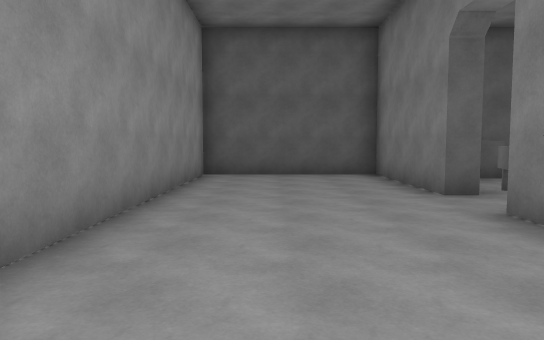
[1] (above)

12 first-person views from a walk through a 3-D level made in the Unity game engine. The camera is 1.5 m above the floor, tilts 4° down and sees 70° across. The floor is counted in squares, 2 m on a side. Each view is taken from the middle of a square. On the plan, view 1 faces up. The plan holds only what a view shows up to about 12 squares ahead; the rest is blank. The place goes on beyond the plan. The player character is not drawn.

[2]
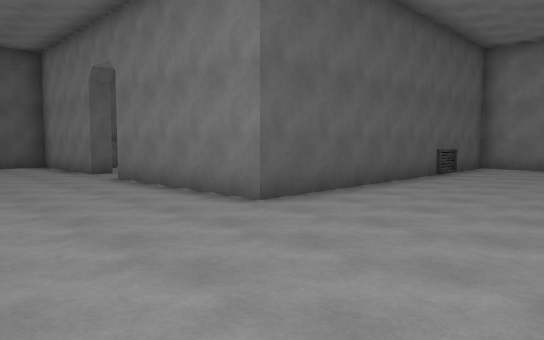

[3]
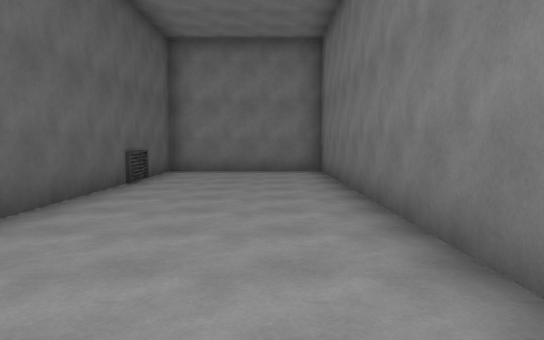

[4]
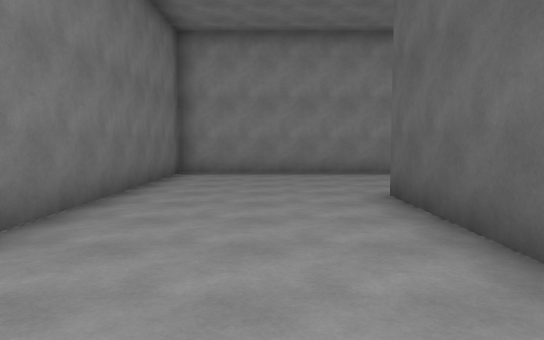

[5]
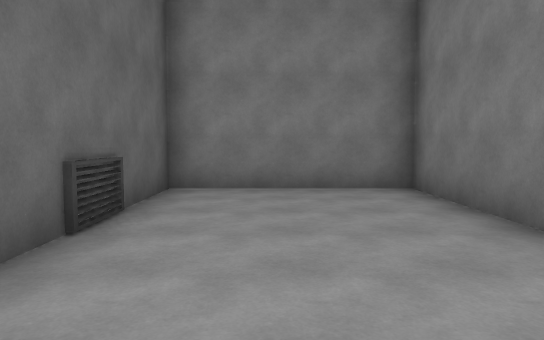

[6]
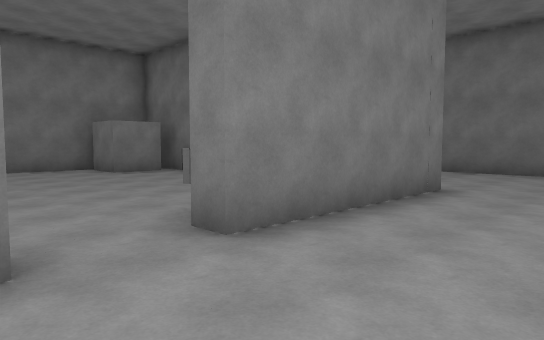

[7]
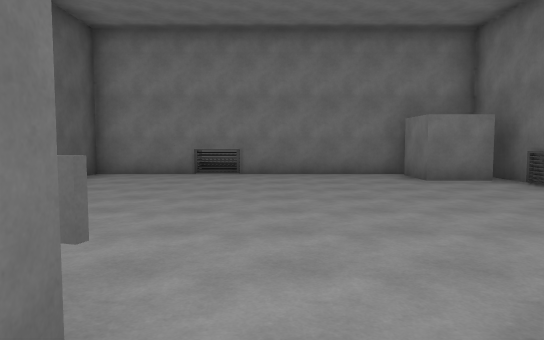

[8]
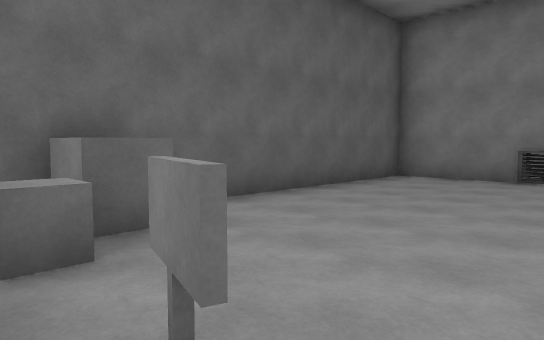

[9]
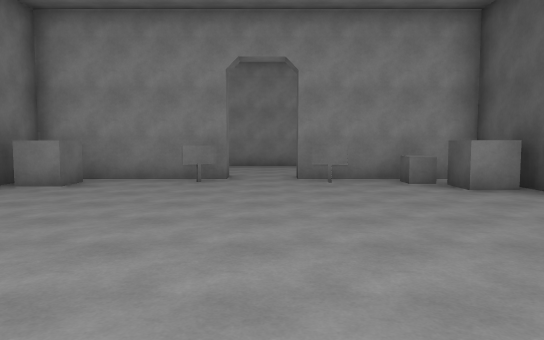

[10]
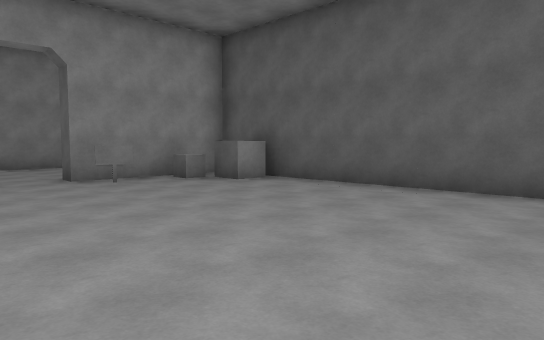

[11]
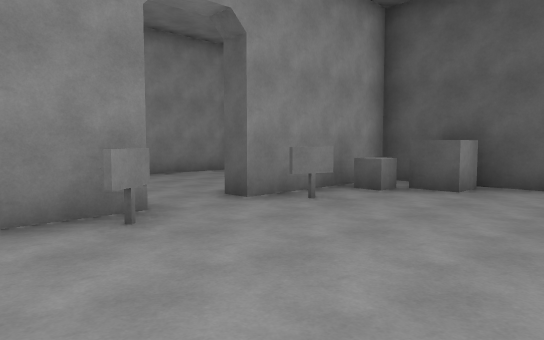

[12]
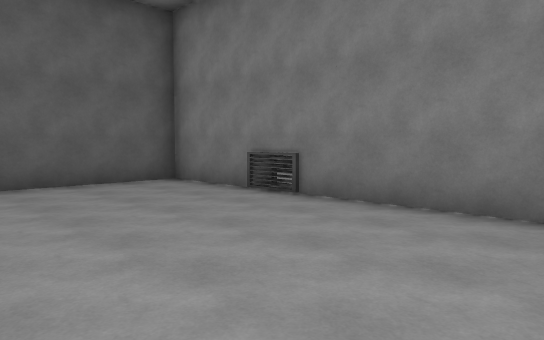

### Floor plan
Points are (right, up) in squares from view 1. A wall is a line through its corners. A room is listed if a view was taken in it or the views show most of it. See-through windows are left out.
Room 1 (views 1, 2, 3, 4, 5, 6, 7, 8)
walls: (3, 5.5) (2.5, 5.5) (2.5, 9.2) (-1.6, 9.2) (-1.6, -4.3) (11.3, -4.3) (11.3, -0.3) (9.4, -0.3); (7.5, -0.3) (2.5, -0.3) (2.5, 3.6)
ways out: opening at (3, 4.5) to room 2
objects: other object (3, 4); other object (8, 0); other object (9, 0)
Room 2 (views 9, 10, 11, 12)
walls: (3, 3.6) (3, 0.2) (4.3, 0.2); (11.3, 7.4) (11.3, 9.2) (3, 9.2) (3, 5.5); (9.7, 0.5) (9.7, 1.9) (11, 1.9); (11.3, 1.7) (11.3, 5.5)
ways out: opening at (3, 4.5) to room 1
objects: grey cube (4, 1); other object (4, 6); grey cube (4, 8); grey cube (4, 9); other object (12, 6); other object (12, 7)

Positions as (right, up) in squares from view 1, and headings:
1: (0, 0), facing up
2: (-1, -4), facing up-right
3: (1, -3), facing right
4: (8, -2), facing left
5: (5, -2), facing right
6: (0, 6), facing down-right
7: (2, 5), facing right
8: (3, 5), facing up-right
9: (11, 5), facing left
10: (11, 3), facing up-left
11: (7, 2), facing up-left
12: (7, 2), facing up-right
